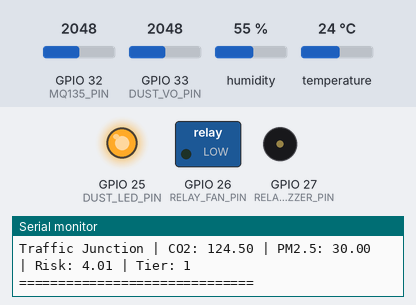
Recording of a sketch running on a simulated ESP32. Parts: switched loads named in the sketch (green lamp = pin HIGH), output pins drawn as LEDs (lit = HIGH), buzzer (waves = sounding, pin HIGH), the last lines printed to the serial monitor. The test bench sets the inputs (shaded band); at power-on: GPIO 32 (MQ135_PIN) = 2048, GPIO 33 (DUST_VO_PIN) = 2048, humidity 55 %, temperature 24 °C. Random numbers use the default seed unless the sketch sets one.

Above: at 8.9 s.
9.0 s: GPIO 32 (MQ135_PIN) set to 2309
15.1 s: GPIO 32 (MQ135_PIN) set to 2340
At 17.2 s:
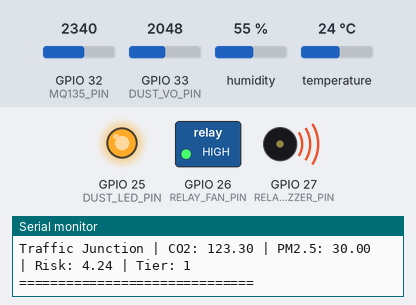
20.1 s: GPIO 32 (MQ135_PIN) set to 2539
23.9 s: GPIO 32 (MQ135_PIN) set to 2589
Timing chart, 0 to 26.9 s (numbered marks = the images above; inputs shaded):
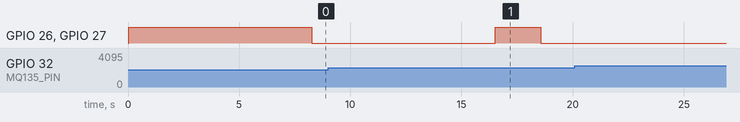

The sketch:

AirQualityMonitor.ino
```cpp
#include "shared_types.h"
#include "sensors.h"
#include "simulation.h"
#include "trend_logic.h"

ZoneData allZones[5];

void setup() {
  Serial.begin(115200);
  randomSeed(analogRead(0));

  initSensors();
  initRelay();
  initSimZones(allZones, 1, 4);
  initTrendHistory();
}

void loop() {
  readRealSensor(allZones[0]);
  simulateZones(allZones, 1, 4);
  calculateTrendsAndTiers(allZones, 5);

  bool anyTier3 = false;
  for (int i = 0; i < 5; i++) {
    if (allZones[i].tier == 3) anyTier3 = true;
  }
  setRelay(anyTier3);

  for (int i = 0; i < 5; i++) {
    Serial.print(allZones[i].name);
    Serial.print(" | CO2: "); Serial.print(allZones[i].co2);
    Serial.print(" | PM2.5: "); Serial.print(allZones[i].pm25);
    Serial.print(" | Risk: "); Serial.print(allZones[i].riskScore);
    Serial.print(" | Tier: "); Serial.println(allZones[i].tier);
  }
  Serial.println("==============================");

  delay(2000);
}
```

sensors.cpp
```cpp
#include "sensors.h"
#include <DHT.h>

#define MQ135_PIN 32
#define DHT_PIN 4
#define DHT_TYPE DHT11
#define DUST_LED_PIN 25
#define DUST_VO_PIN 33
#define RELAY_FAN_PIN 26
#define RELAY_BUZZER_PIN 27

DHT dht(DHT_PIN, DHT_TYPE);

void initSensors() {
  dht.begin();
  pinMode(DUST_LED_PIN, OUTPUT);
  digitalWrite(DUST_LED_PIN, HIGH);
}

void initRelay() {
  pinMode(RELAY_FAN_PIN, OUTPUT);
  pinMode(RELAY_BUZZER_PIN, OUTPUT);
  digitalWrite(RELAY_FAN_PIN, LOW);
  digitalWrite(RELAY_BUZZER_PIN, LOW);
}

float readDustSensor() {
  digitalWrite(DUST_LED_PIN, LOW);
  delayMicroseconds(280);
  int raw = analogRead(DUST_VO_PIN);
  delayMicroseconds(40);
  digitalWrite(DUST_LED_PIN, HIGH);
  delayMicroseconds(9680);

  float voltage = raw * (3.3 / 4095.0);
  float dustDensity = (voltage - 0.6) * 170.0;
  if (dustDensity < 0) dustDensity = 0;
  return dustDensity;
}

void readRealSensor(ZoneData &zone) {
  zone.name = "School Zone";
  zone.sensitivity = "high";
  zone.isReal = true;

  int mqRaw = analogRead(MQ135_PIN);
  float mqVoltage = mqRaw * (3.3 / 4095.0);
  zone.co2 = 400 + (mqVoltage * 300);

  float h = dht.readHumidity();
  if (!isnan(h)) zone.humidity = h;

  zone.pm25 = readDustSensor();
}

void setRelay(bool state) {
  digitalWrite(RELAY_FAN_PIN, state ? HIGH : LOW);
  digitalWrite(RELAY_BUZZER_PIN, state ? HIGH : LOW);
}
```

sensors.h
```cpp
#ifndef SENSORS_H
#define SENSORS_H
#include "shared_types.h"

void initSensors();
void readRealSensor(ZoneData &zone);
void initRelay();
void setRelay(bool state);

#endif
```

shared_types.h
```cpp
#ifndef SHARED_TYPES_H
#define SHARED_TYPES_H
#include <Arduino.h>

struct ZoneData {
  String name;
  String sensitivity;
  float co2, pm25, humidity;
  float riskScore;
  int tier;
  bool isReal;
};
#endif
```

simulation.cpp
```cpp
#include "simulation.h"

void initSimZones(ZoneData zones[], int startIdx, int count) {
  String names[4]       = {"Industry Zone", "Hospital Zone", "Residential Zone", "Traffic Junction"};
  String sensitivity[4] = {"low", "high", "medium", "medium"};
  float baseAQ[4]        = {300, 90, 90, 140};
  float baseTemp[4]      = {35, 26, 30, 29};
  float baseHumidity[4]  = {55, 55, 60, 60};

  for (int i = 0; i < count; i++) {
    int z = startIdx + i;
    zones[z].name = names[i];
    zones[z].sensitivity = sensitivity[i];
    zones[z].co2 = baseAQ[i];
    zones[z].pm25 = baseTemp[i];
    zones[z].humidity = baseHumidity[i];
    zones[z].isReal = false;
  }
}

void simulateZones(ZoneData zones[], int startIdx, int count) {
  for (int i = 0; i < count; i++) {
    int z = startIdx + i;

    float aqNoise = random(-10, 11);
    float tempNoise = random(-1, 2);
    float humNoise = random(-3, 4);

    float aqSpike = (random(0, 100) < 5) ? random(30, 80) : 0;

    float drift = (zones[z].sensitivity == "low") ? 1.5 :
                  (zones[z].sensitivity == "medium") ? 0.7 : 0.2;

    zones[z].co2 = constrain(zones[z].co2 + aqNoise + aqSpike + drift, 40, 500);
    zones[z].pm25 = constrain(zones[z].pm25 + tempNoise, 20, 45);
    zones[z].humidity = constrain(zones[z].humidity + humNoise, 40, 75);
  }
}
```

simulation.h
```cpp
#ifndef SIMULATION_H
#define SIMULATION_H
#include "shared_types.h"

void initSimZones(ZoneData zones[], int startIdx, int count);
void simulateZones(ZoneData zones[], int startIdx, int count);

#endif
```

trend_logic.cpp
```cpp
#include "trend_logic.h"

#define WINDOW 5
#define NUM_ZONES 5

float co2Hist[NUM_ZONES][WINDOW];
float pm25Hist[NUM_ZONES][WINDOW];

void initTrendHistory() {
  for (int z = 0; z < NUM_ZONES; z++) {
    for (int w = 0; w < WINDOW; w++) {
      co2Hist[z][w] = 0;
      pm25Hist[z][w] = 0;
    }
  }
}

void pushHistory(float hist[], float newVal) {
  for (int i = 0; i < WINDOW - 1; i++) {
    hist[i] = hist[i + 1];
  }
  hist[WINDOW - 1] = newVal;
}

float weightedAverage(float hist[]) {
  float sum = 0, weightSum = 0;
  for (int i = 0; i < WINDOW; i++) {
    float w = i + 1;
    sum += hist[i] * w;
    weightSum += w;
  }
  return sum / weightSum;
}

float slopeOf(float hist[]) {
  return (hist[WINDOW - 1] - hist[0]) / (float)(WINDOW - 1);
}

float sensitivityMultiplier(String sens) {
  if (sens == "high") return 1.5;
  if (sens == "medium") return 1.0;
  return 0.6;
}

void calculateTrendsAndTiers(ZoneData zones[], int count) {
  for (int z = 0; z < count; z++) {
    pushHistory(co2Hist[z], zones[z].co2);
    pushHistory(pm25Hist[z], zones[z].pm25);

    float co2WAvg = weightedAverage(co2Hist[z]);
    float pm25WAvg = weightedAverage(pm25Hist[z]);

    float co2Trend = slopeOf(co2Hist[z]);
    float pm25Trend = slopeOf(pm25Hist[z]);

    float compositeTrend = (co2Trend * 0.4) + (pm25Trend * 0.6);
    float severity = (co2WAvg / 100.0) + (pm25WAvg / 10.0);
    float sensMult = sensitivityMultiplier(zones[z].sensitivity);

    zones[z].riskScore = severity * (1 + compositeTrend * 0.1) * sensMult;

    if (zones[z].riskScore > 70) zones[z].tier = 3;
    else if (zones[z].riskScore > 40) zones[z].tier = 2;
    else zones[z].tier = 1;
  }
}
```

trend_logic.h
```cpp
#ifndef TREND_LOGIC_H
#define TREND_LOGIC_H
#include "shared_types.h"

void initTrendHistory();
void calculateTrendsAndTiers(ZoneData zones[], int count);

#endif
```

Measured:
- the behaviour switches between 2339 and 2340 on GPIO 32 (MQ135_PIN) (found by bisection; images 0 and 1)
- after the input at 15.1 s, GPIO 26 (RELAY_FAN_PIN), GPIO 27 (RELAY_BUZZER_PIN): LOW → HIGH after 1.4 s, → LOW 2.1 s later
